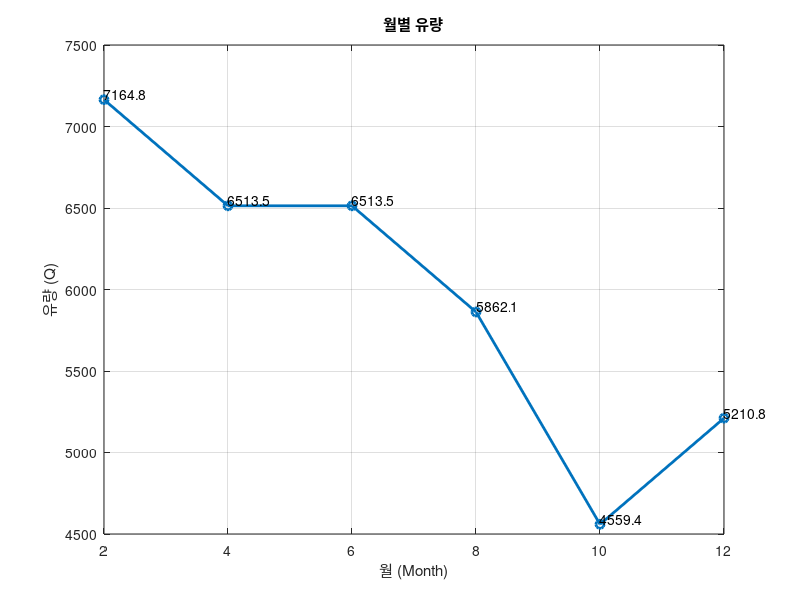
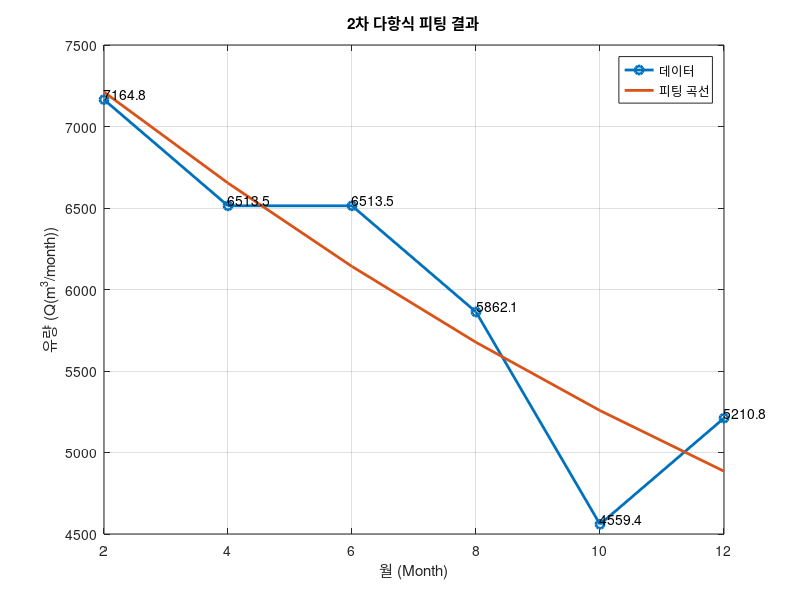

MATLAB code to generate these figures, in order:
%해양 속 용존 산소에 대한 자료의 단위=mL/L
%용존 산소의 유량을 계산하기 위한 단위 변환
%동안난류의 평균 유속=0.514m/sec
%0.514*60*60*24*30=13332
%즉, 동안난류의 평균 유속=1332m/month
%용존 산소의 부피를 면적으로 표현하기 위한 계산 과정
A=978000;
h=0.05;
V_o = A*h;

%1mL/L->L/km^3
%1mL/L=1000000L/km^3
V_Ox = V_o*1000000;
A_OX= V_Ox/h;
%즉 978*10^6m2이라는 면적 구할 수 있다.

%따라서 각각의 달에 따른 용존 산소의 양에 A_Ox를 구하면 유량 계산을 위한 각 자료의 Area를 구할 수 있다. 
%용존산소 데이터(ml)기준
Oxi=[5.5, 5, 5, 4.5, 3.5, 4];
Oxi_real=A_OX/1000*Oxi;
Q_Oxi=Oxi_real*1332;

%1km^3=10^9m^3
%용존 속도의 유량(km^3/1month)
Q_Oxi_month=Q_Oxi/10^9*10^3;

% 데이터 import
month = [2, 4, 6, 8, 10, 12];
Q = [7164.8, 6513.5, 6513.5, 5862.1, 4559.4, 5210.8];

% 그래프 플로팅
figure;
plot(month, Q, '-o', 'LineWidth', 2);
xlabel('월 (Month)');
ylabel('유량 (Q)');
title('월별 유량');
grid on;

% 라벨 표시
text(month, Q, num2str(Q', '%.1f'), 'HorizontalAlignment', 'left', 'VerticalAlignment', 'bottom');

% 2차 다항식 피팅
degree = 2;
coefficients = polyfit(month, Q, degree);

% 다항식 계수 출력
disp(['피팅된 곡선의 식: ', num2str(coefficients(1), '%.4f'), 'x^2 + ', num2str(coefficients(2), '%.4f'), 'x + ', num2str(coefficients(3), '%.4f')]);

% 피팅된 곡선 생성
fitted_curve = polyval(coefficients, month);

% 그래프 플로팅
figure;
plot(month, Q, '-o', 'LineWidth', 2, 'DisplayName', '데이터');
hold on;
plot(month, fitted_curve, '-', 'LineWidth', 2, 'DisplayName', '피팅 곡선');
xlabel('월 (Month)');
ylabel('유량 (Q(m^3/month))');
title('2차 다항식 피팅 결과');
grid on;

% 라벨 및 범례 설정
legend('Location', 'Best');
text(month, Q, num2str(Q', '%.1f'), 'HorizontalAlignment', 'left', 'VerticalAlignment', 'bottom');

% 피팅 곡선에 대한 라벨 표시
legend('show');

% 그래프 스타일 조정 (옵션)
set(gca, 'xtick', month);
  
